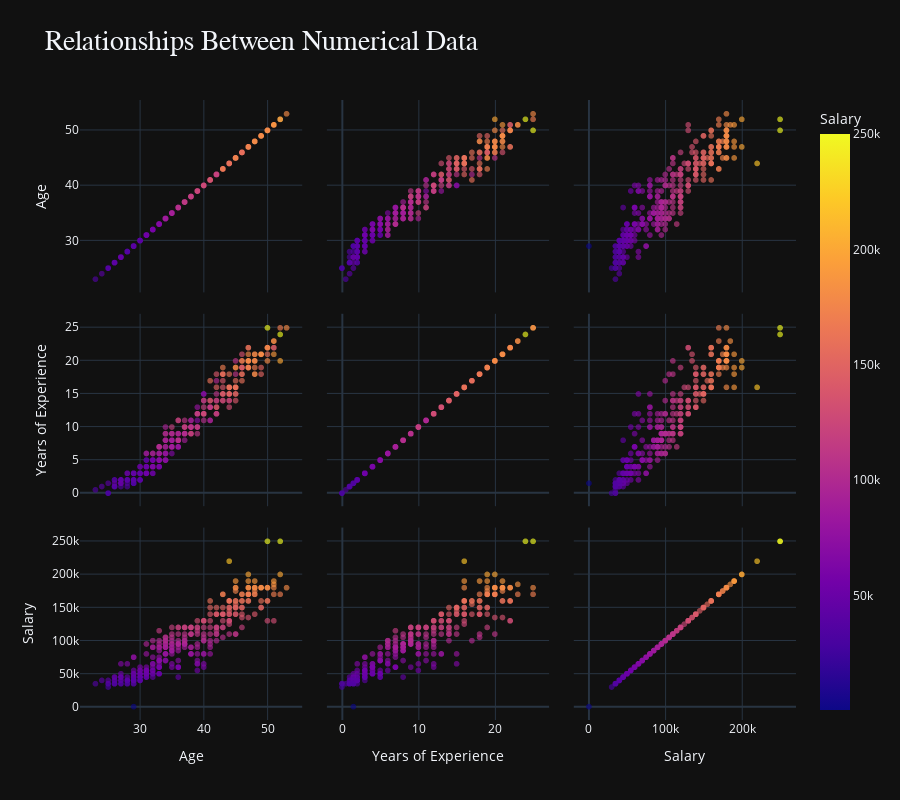

The cell this chart's notebook holds for it:
### Code cell
fig = px.scatter_matrix(
    df,
    dimensions=df.select_dtypes(include="number").columns,
    height=800,
    color="Salary",
    opacity=0.65,
    title= "Relationships Between Numerical Data",
    template="plotly_dark"
    
)

fig.update_layout(
    title = {
        "font" :{
            "size" : 28,
            "family" : "tahoma"
        }
    }
)
iplot(fig)

### Figure 1 — Plotly figure (JSON) as saved in the notebook; plotly's stock layout.template omitted (floating-point values rounded to 4 significant figures; data arrays with more than 128 entries replaced by an {"elided": "..."} marker saying what was removed)
{"data": [{"dimensions": [{"axis": {"matches": true}, "label": "Age", "values": {"elided": "324 int values"}}, {"axis": {"matches": true}, "label": "Years of Experience", "values": {"elided": "324 float values"}}, {"axis": {"matches": true}, "label": "Salary", "values": {"elided": "324 int values"}}], "hovertemplate": "%{xaxis.title.text}=%{x}<br>%{yaxis.title.text}=%{y}<br>Salary=%{marker.color}<extra></extra>", "legendgroup": "", "marker": {"color": {"elided": "324 int values"}, "coloraxis": "coloraxis", "opacity": 0.65, "symbol": "circle"}, "name": "", "showlegend": false, "type": "splom"}], "layout": {"coloraxis": {"colorbar": {"title": {"text": "Salary"}}, "colorscale": [[0, "#0d0887"], [0.1111, "#46039f"], [0.2222, "#7201a8"], [0.3333, "#9c179e"], [0.4444, "#bd3786"], [0.5556, "#d8576b"], [0.6667, "#ed7953"], [0.7778, "#fb9f3a"], [0.8889, "#fdca26"], [1, "#f0f921"]]}, "dragmode": "select", "height": 800, "legend": {"tracegroupgap": 0}, "title": {"font": {"family": "tahoma", "size": 28}, "text": "Relationships Between Numerical Data"}}}
